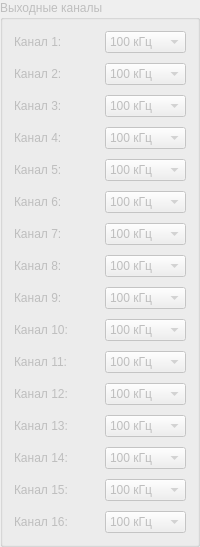
              <widget class="QGroupBox" name="gB_settingFreeq_outputs">
               <property name="enabled">
                <bool>false</bool>
               </property>
               <property name="title">
                <string>Выходные каналы</string>
               </property>
               <layout class="QGridLayout" name="gridLayout_5">
                <item row="0" column="0">
                 <layout class="QVBoxLayout" name="verticalLayout_2">
                  <property name="spacing">
                   <number>10</number>
                  </property>
                  <item>
                   <layout class="QHBoxLayout" name="horizontalLayout_19">
                    <item>
                     <widget class="QLabel" name="l_ch_1">
                      <property name="text">
                       <string>Канал 1:</string>
                      </property>
                     </widget>
                    </item>
                    <item>
                     <widget class="QComboBox" name="cmbB_freeq_o_ch_1">
                      <property name="currentIndex">
                       <number>3</number>
                      </property>
                      <item>
                       <property name="text">
                        <string>Выкл.</string>
                       </property>
                      </item>
                      <item>
                       <property name="text">
                        <string>12.5 кГц</string>
                       </property>
                      </item>
                      <item>
                       <property name="text">
                        <string>50 кГц</string>
                       </property>
                      </item>
                      <item>
                       <property name="text">
                        <string>100 кГц</string>
                       </property>
                      </item>
                     </widget>
                    </item>
                   </layout>
                  </item>
                  <item>
                   <layout class="QHBoxLayout" name="horizontalLayout_20">
                    <item>
                     <widget class="QLabel" name="l_ch_2">
                      <property name="text">
                       <string>Канал 2:</string>
                      </property>
                     </widget>
                    </item>
                    <item>
                     <widget class="QComboBox" name="cmbB_freeq_o_ch_2">
                      <property name="currentIndex">
                       <number>3</number>
                      </property>
                      <item>
                       <property name="text">
                        <string>Выкл.</string>
                       </property>
                      </item>
                      <item>
                       <property name="text">
                        <string>12.5 кГц</string>
                       </property>
                      </item>
                      <item>
                       <property name="text">
                        <string>50 кГц</string>
                       </property>
                      </item>
                      <item>
                       <property name="text">
                        <string>100 кГц</string>
                       </property>
                      </item>
                     </widget>
                    </item>
                   </layout>
                  </item>
                  <item>
                   <layout class="QHBoxLayout" name="horizontalLayout_21">
                    <item>
                     <widget class="QLabel" name="l_ch_3">
                      <property name="text">
                       <string>Канал 3:</string>
                      </property>
                     </widget>
                    </item>
                    <item>
                     <widget class="QComboBox" name="cmbB_freeq_o_ch_3">
                      <property name="currentIndex">
                       <number>3</number>
                      </property>
                      <item>
                       <property name="text">
                        <string>Выкл.</string>
                       </property>
                      </item>
                      <item>
                       <property name="text">
                        <string>12.5 кГц</string>
                       </property>
                      </item>
                      <item>
                       <property name="text">
                        <string>50 кГц</string>
                       </property>
                      </item>
                      <item>
                       <property name="text">
                        <string>100 кГц</string>
                       </property>
                      </item>
                     </widget>
                    </item>
                   </layout>
                  </item>
                  <item>
                   <layout class="QHBoxLayout" name="horizontalLayout_22">
                    <item>
                     <widget class="QLabel" name="l_ch_4">
                      <property name="text">
                       <string>Канал 4:</string>
                      </property>
                     </widget>
                    </item>
                    <item>
                     <widget class="QComboBox" name="cmbB_freeq_o_ch_4">
                      <property name="currentIndex">
                       <number>3</number>
                      </property>
                      <item>
                       <property name="text">
                        <string>Выкл.</string>
                       </property>
                      </item>
                      <item>
                       <property name="text">
                        <string>12.5 кГц</string>
                       </property>
                      </item>
                      <item>
                       <property name="text">
                        <string>50 кГц</string>
                       </property>
                      </item>
                      <item>
                       <property name="text">
                        <string>100 кГц</string>
                       </property>
                      </item>
                     </widget>
                    </item>
                   </layout>
                  </item>
                  <item>
                   <layout class="QHBoxLayout" name="horizontalLayout_23">
                    <item>
                     <widget class="QLabel" name="l_ch_5">
                      <property name="text">
                       <string>Канал 5:</string>
                      </property>
                     </widget>
                    </item>
                    <item>
                     <widget class="QComboBox" name="cmbB_freeq_o_ch_5">
                      <property name="currentIndex">
                       <number>3</number>
                      </property>
                      <item>
                       <property name="text">
                        <string>Выкл.</string>
                       </property>
                      </item>
                      <item>
                       <property name="text">
                        <string>12.5 кГц</string>
                       </property>
                      </item>
                      <item>
                       <property name="text">
                        <string>50 кГц</string>
                       </property>
                      </item>
                      <item>
                       <property name="text">
                        <string>100 кГц</string>
                       </property>
                      </item>
                     </widget>
                    </item>
                   </layout>
                  </item>
                  <item>
                   <layout class="QHBoxLayout" name="horizontalLayout_24">
                    <item>
                     <widget class="QLabel" name="l_ch_6">
                      <property name="text">
                       <string>Канал 6:</string>
                      </property>
                     </widget>
                    </item>
                    <item>
                     <widget class="QComboBox" name="cmbB_freeq_o_ch_6">
                      <property name="currentIndex">
                       <number>3</number>
                      </property>
                      <item>
                       <property name="text">
                        <string>Выкл.</string>
                       </property>
                      </item>
                      <item>
                       <property name="text">
                        <string>12.5 кГц</string>
                       </property>
                      </item>
                      <item>
                       <property name="text">
                        <string>50 кГц</string>
                       </property>
                      </item>
                      <item>
                       <property name="text">
                        <string>100 кГц</string>
                       </property>
                      </item>
                     </widget>
                    </item>
                   </layout>
                  </item>
                  <item>
                   <layout class="QHBoxLayout" name="horizontalLayout_25">
                    <item>
                     <widget class="QLabel" name="l_ch_7">
                      <property name="text">
                       <string>Канал 7:</string>
                      </property>
                     </widget>
                    </item>
                    <item>
                     <widget class="QComboBox" name="cmbB_freeq_o_ch_7">
                      <property name="currentIndex">
                       <number>3</number>
                      </property>
                      <item>
                       <property name="text">
                        <string>Выкл.</string>
                       </property>
                      </item>
                      <item>
                       <property name="text">
                        <string>12.5 кГц</string>
                       </property>
                      </item>
                      <item>
                       <property name="text">
                        <string>50 кГц</string>
                       </property>
                      </item>
                      <item>
                       <property name="text">
                        <string>100 кГц</string>
                       </property>
                      </item>
                     </widget>
                    </item>
                   </layout>
                  </item>
                  <item>
                   <layout class="QHBoxLayout" name="horizontalLayout_26">
                    <item>
                     <widget class="QLabel" name="l_ch_8">
                      <property name="text">
                       <string>Канал 8:</string>
                      </property>
                     </widget>
                    </item>
                    <item>
                     <widget class="QComboBox" name="cmbB_freeq_o_ch_8">
                      <property name="currentIndex">
                       <number>3</number>
                      </property>
                      <item>
                       <property name="text">
                        <string>Выкл.</string>
                       </property>
                      </item>
                      <item>
                       <property name="text">
                        <string>12.5 кГц</string>
                       </property>
                      </item>
                      <item>
                       <property name="text">
                        <string>50 кГц</string>
                       </property>
                      </item>
                      <item>
                       <property name="text">
                        <string>100 кГц</string>
                       </property>
                      </item>
                     </widget>
                    </item>
                   </layout>
                  </item>
                  <item>
                   <layout class="QHBoxLayout" name="horizontalLayout_27">
                    <item>
                     <widget class="QLabel" name="l_ch_9">
                      <property name="text">
                       <string>Канал 9:</string>
                      </property>
                     </widget>
                    </item>
                    <item>
                     <widget class="QComboBox" name="cmbB_freeq_o_ch_9">
                      <property name="currentIndex">
                       <number>3</number>
                      </property>
                      <item>
                       <property name="text">
                        <string>Выкл.</string>
                       </property>
                      </item>
                      <item>
                       <property name="text">
                        <string>12.5 кГц</string>
                       </property>
                      </item>
                      <item>
                       <property name="text">
                        <string>50 кГц</string>
                       </property>
                      </item>
                      <item>
                       <property name="text">
                        <string>100 кГц</string>
                       </property>
                      </item>
                     </widget>
                    </item>
                   </layout>
                  </item>
                  <item>
                   <layout class="QHBoxLayout" name="horizontalLayout_28">
                    <item>
                     <widget class="QLabel" name="l_ch_10">
                      <property name="text">
                       <string>Канал 10:</string>
                      </property>
                     </widget>
                    </item>
                    <item>
                     <widget class="QComboBox" name="cmbB_freeq_o_ch_10">
                      <property name="currentIndex">
                       <number>3</number>
                      </property>
                      <item>
                       <property name="text">
                        <string>Выкл.</string>
                       </property>
                      </item>
                      <item>
                       <property name="text">
                        <string>12.5 кГц</string>
                       </property>
                      </item>
                      <item>
                       <property name="text">
                        <string>50 кГц</string>
                       </property>
                      </item>
                      <item>
                       <property name="text">
                        <string>100 кГц</string>
                       </property>
                      </item>
                     </widget>
                    </item>
                   </layout>
                  </item>
                  <item>
                   <layout class="QHBoxLayout" name="horizontalLayout_29">
                    <item>
                     <widget class="QLabel" name="l_ch_11">
                      <property name="text">
                       <string>Канал 11:</string>
                      </property>
                     </widget>
                    </item>
                    <item>
                     <widget class="QComboBox" name="cmbB_freeq_o_ch_11">
                      <property name="currentIndex">
                       <number>3</number>
                      </property>
                      <item>
                       <property name="text">
                        <string>Выкл.</string>
                       </property>
                      </item>
                      <item>
                       <property name="text">
                        <string>12.5 кГц</string>
                       </property>
                      </item>
                      <item>
                       <property name="text">
                        <string>50 кГц</string>
                       </property>
                      </item>
                      <item>
                       <property name="text">
                        <string>100 кГц</string>
                       </property>
                      </item>
                     </widget>
                    </item>
                   </layout>
                  </item>
                  <item>
                   <layout class="QHBoxLayout" name="horizontalLayout_30">
                    <item>
                     <widget class="QLabel" name="l_ch_12">
                      <property name="text">
                       <string>Канал 12:</string>
                      </property>
                     </widget>
                    </item>
                    <item>
                     <widget class="QComboBox" name="cmbB_freeq_o_ch_12">
                      <property name="currentIndex">
                       <number>3</number>
                      </property>
                      <item>
                       <property name="text">
                        <string>Выкл.</string>
                       </property>
                      </item>
                      <item>
                       <property name="text">
                        <string>12.5 кГц</string>
                       </property>
                      </item>
                      <item>
                       <property name="text">
                        <string>50 кГц</string>
                       </property>
                      </item>
                      <item>
                       <property name="text">
                        <string>100 кГц</string>
                       </property>
                      </item>
                     </widget>
                    </item>
                   </layout>
                  </item>
                  <item>
                   <layout class="QHBoxLayout" name="horizontalLayout_31">
                    <item>
                     <widget class="QLabel" name="l_ch_13">
                      <property name="text">
                       <string>Канал 13:</string>
                      </property>
                     </widget>
                    </item>
                    <item>
                     <widget class="QComboBox" name="cmbB_freeq_o_ch_13">
                      <property name="currentIndex">
                       <number>3</number>
                      </property>
                      <item>
                       <property name="text">
                        <string>Выкл.</string>
                       </property>
                      </item>
                      <item>
                       <property name="text">
                        <string>12.5 кГц</string>
                       </property>
                      </item>
                      <item>
                       <property name="text">
                        <string>50 кГц</string>
                       </property>
                      </item>
                      <item>
                       <property name="text">
                        <string>100 кГц</string>
                       </property>
                      </item>
                     </widget>
                    </item>
                   </layout>
                  </item>
                  <item>
                   <layout class="QHBoxLayout" name="horizontalLayout_32">
                    <item>
                     <widget class="QLabel" name="l_ch_14">
                      <property name="text">
                       <string>Канал 14:</string>
                      </property>
                     </widget>
                    </item>
                    <item>
                     <widget class="QComboBox" name="cmbB_freeq_o_ch_14">
                      <property name="currentIndex">
                       <number>3</number>
                      </property>
                      <item>
                       <property name="text">
                        <string>Выкл.</string>
                       </property>
                      </item>
                      <item>
                       <property name="text">
                        <string>12.5 кГц</string>
                       </property>
                      </item>
                      <item>
                       <property name="text">
                        <string>50 кГц</string>
                       </property>
                      </item>
                      <item>
                       <property name="text">
                        <string>100 кГц</string>
                       </property>
                      </item>
                     </widget>
                    </item>
                   </layout>
                  </item>
                  <item>
                   <layout class="QHBoxLayout" name="horizontalLayout_33">
                    <item>
                     <widget class="QLabel" name="l_ch_15">
                      <property name="text">
                       <string>Канал 15:</string>
                      </property>
                     </widget>
                    </item>
                    <item>
                     <widget class="QComboBox" name="cmbB_freeq_o_ch_15">
                      <property name="currentIndex">
                       <number>3</number>
                      </property>
                      <item>
                       <property name="text">
                        <string>Выкл.</string>
                       </property>
                      </item>
                      <item>
                       <property name="text">
                        <string>12.5 кГц</string>
                       </property>
                      </item>
                      <item>
                       <property name="text">
                        <string>50 кГц</string>
                       </property>
                      </item>
                      <item>
                       <property name="text">
                        <string>100 кГц</string>
                       </property>
                      </item>
                     </widget>
                    </item>
                   </layout>
                  </item>
                  <item>
                   <layout class="QHBoxLayout" name="horizontalLayout_34">
                    <item>
                     <widget class="QLabel" name="l_ch_16">
                      <property name="text">
                       <string>Канал 16:</string>
                      </property>
                     </widget>
                    </item>
                    <item>
                     <widget class="QComboBox" name="cmbB_freeq_o_ch_16">
                      <property name="currentIndex">
                       <number>3</number>
                      </property>
                      <item>
                       <property name="text">
                        <string>Выкл.</string>
                       </property>
                      </item>
                      <item>
                       <property name="text">
                        <string>12.5 кГц</string>
                       </property>
                      </item>
                      <item>
                       <property name="text">
                        <string>50 кГц</string>
                       </property>
                      </item>
                      <item>
                       <property name="text">
                        <string>100 кГц</string>
                       </property>
                      </item>
                     </widget>
                    </item>
                   </layout>
                  </item>
                 </layout>
                </item>
               </layout>
              </widget>
